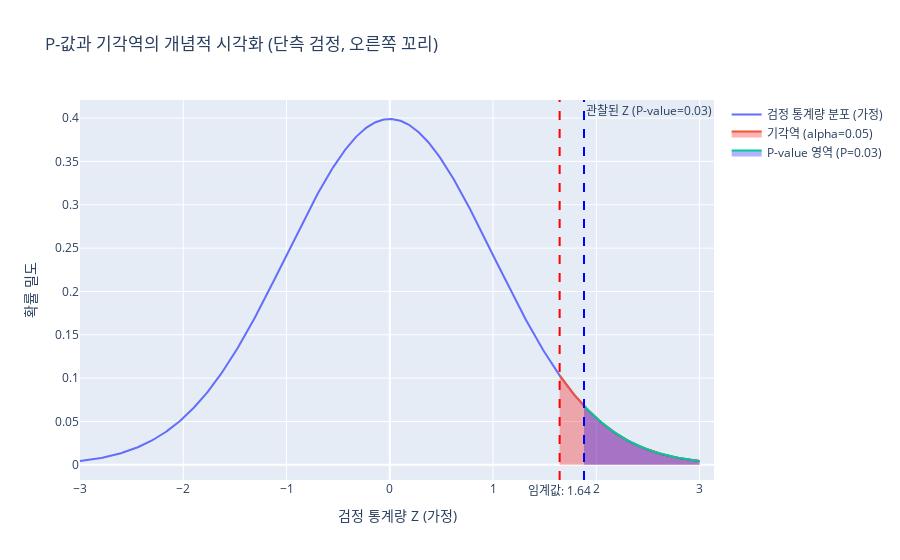

Notebook source saved alongside this figure:
### Code cell
# P-값과 유의수준을 시각적으로 표현하기 위한 간단한 예시 (정규분포 가정)
# 실제 검정 통계량의 분포를 그려야 하지만, 여기서는 개념 이해를 돕기 위함입니다.
import numpy as np
import plotly.graph_objects as go
from scipy.stats import norm

# 표준 정규 분포 생성
x_norm = np.linspace(-3, 3, 500)
y_norm = norm.pdf(x_norm, 0, 1)

# 유의수준에 해당하는 임계값 (양측검정의 경우 alpha/2, 단측검정은 alpha)
# 여기서는 단측 검정 (효과가 있다)을 가정하고 오른쪽 꼬리만 고려
critical_value = norm.ppf(1 - alpha) # P(Z > critical_value) = alpha

fig_dist = go.Figure()
fig_dist.add_trace(go.Scatter(x=x_norm, y=y_norm, mode='lines', name='검정 통계량 분포 (가정)'))

# 기각역 (Rejection Region) 표시
x_rejection = np.linspace(critical_value, 3, 100)
y_rejection = norm.pdf(x_rejection, 0, 1)
fig_dist.add_trace(go.Scatter(x=x_rejection, y=y_rejection, fill='tozeroy', mode='lines',
                              name=f'기각역 (alpha={alpha})', fillcolor='rgba(255,0,0,0.3)'))

# P-값에 해당하는 영역 표시 (실제로는 검정통계량 값으로 표시)
# 여기서는 P-값이 0.03이므로, Z값이 norm.ppf(1-0.03)일 때의 영역을 가정하여 표시
p_value_z = norm.ppf(1 - p_value_education)
x_p_value_fill = np.linspace(p_value_z, 3, 100)
y_p_value_fill = norm.pdf(x_p_value_fill, 0, 1)
fig_dist.add_trace(go.Scatter(x=x_p_value_fill, y=y_p_value_fill, fill='tozeroy', mode='lines',
                              name=f'P-value 영역 (P={p_value_education})', fillcolor='rgba(0,0,255,0.3)'))


fig_dist.update_layout(title_text='P-값과 기각역의 개념적 시각화 (단측 검정, 오른쪽 꼬리)',
                       xaxis_title='검정 통계량 Z (가정)', yaxis_title='확률 밀도')
fig_dist.add_vline(
    x=critical_value,
    line_dash="dash",
    line_color="red",
    annotation_text=f"임계값: {critical_value:.2f}",
    annotation_position="bottom"
)
if p_value_z > critical_value: # P-value가 기각역에 해당하면
    fig_dist.add_vline(x=p_value_z, line_dash="dash", line_color="blue" , annotation_text=f"관찰된 Z (P-value={p_value_education})")


fig_dist.show()

### Figure 1 — Plotly figure (JSON) as saved in the notebook; plotly's stock layout.template omitted (floating-point values rounded to 4 significant figures; data arrays with more than 128 entries replaced by an {"elided": "..."} marker saying what was removed)
{"data": [{"mode": "lines", "name": "검정 통계량 분포 (가정)", "type": "scatter", "x": {"elided": "500 float values"}, "y": {"elided": "500 float values"}}, {"fill": "tozeroy", "fillcolor": "rgba(255,0,0,0.3)", "mode": "lines", "name": "기각역 (alpha=0.05)", "type": "scatter", "x": [1.645, 1.659, 1.672, 1.686, 1.7, 1.713, 1.727, 1.741, 1.754, 1.768, 1.782, 1.795, 1.809, 1.823, 1.836, 1.85, 1.864, 1.878, 1.891, 1.905, 1.919, 1.932, 1.946, 1.96, 1.973, 1.987, 2.001, 2.014, 2.028, 2.042, 2.056, 2.069, 2.083, 2.097, 2.11, 2.124, 2.138, 2.151, 2.165, 2.179, 2.192, 2.206, 2.22, 2.233, 2.247, 2.261, 2.275, 2.288, 2.302, 2.316, 2.329, 2.343, 2.357, 2.37, 2.384, 2.398, 2.411, 2.425, 2.439, 2.452, 2.466, 2.48, 2.494, 2.507, 2.521, 2.535, 2.548, 2.562, 2.576, 2.589, 2.603, 2.617, 2.63, 2.644, 2.658, 2.671, 2.685, 2.699, 2.713, 2.726, 2.74, 2.754, 2.767, 2.781, 2.795, 2.808, 2.822, 2.836, 2.849, 2.863, 2.877, 2.89, 2.904, 2.918, 2.932, 2.945, 2.959, 2.973, 2.986, 3.0], "y": [0.1031, 0.1008, 0.09856, 0.09632, 0.09411, 0.09194, 0.0898, 0.08769, 0.08562, 0.08358, 0.08158, 0.0796, 0.07766, 0.07576, 0.07388, 0.07204, 0.07023, 0.06846, 0.06671, 0.065, 0.06332, 0.06168, 0.06006, 0.05848, 0.05692, 0.0554, 0.05391, 0.05245, 0.05102, 0.04962, 0.04824, 0.0469, 0.04559, 0.0443, 0.04304, 0.04181, 0.04061, 0.03944, 0.03829, 0.03717, 0.03607, 0.035, 0.03396, 0.03294, 0.03194, 0.03097, 0.03003, 0.0291, 0.0282, 0.02733, 0.02647, 0.02564, 0.02483, 0.02404, 0.02327, 0.02252, 0.02179, 0.02108, 0.02039, 0.01972, 0.01907, 0.01843, 0.01781, 0.01721, 0.01663, 0.01607, 0.01552, 0.01498, 0.01447, 0.01396, 0.01348, 0.013, 0.01254, 0.0121, 0.01167, 0.01125, 0.01085, 0.01045, 0.01007, 0.009705, 0.009349, 0.009004, 0.00867, 0.008347, 0.008034, 0.007732, 0.00744, 0.007157, 0.006884, 0.00662, 0.006365, 0.006119, 0.005881, 0.005651, 0.005429, 0.005215, 0.005009, 0.004809, 0.004617, 0.004432]}, {"fill": "tozeroy", "fillcolor": "rgba(0,0,255,0.3)", "mode": "lines", "name": "P-value 영역 (P=0.03)", "type": "scatter", "x": [1.881, 1.892, 1.903, 1.915, 1.926, 1.937, 1.949, 1.96, 1.971, 1.983, 1.994, 2.005, 2.016, 2.028, 2.039, 2.05, 2.062, 2.073, 2.084, 2.096, 2.107, 2.118, 2.13, 2.141, 2.152, 2.163, 2.175, 2.186, 2.197, 2.209, 2.22, 2.231, 2.243, 2.254, 2.265, 2.276, 2.288, 2.299, 2.31, 2.322, 2.333, 2.344, 2.356, 2.367, 2.378, 2.39, 2.401, 2.412, 2.423, 2.435, 2.446, 2.457, 2.469, 2.48, 2.491, 2.503, 2.514, 2.525, 2.536, 2.548, 2.559, 2.57, 2.582, 2.593, 2.604, 2.616, 2.627, 2.638, 2.65, 2.661, 2.672, 2.683, 2.695, 2.706, 2.717, 2.729, 2.74, 2.751, 2.763, 2.774, 2.785, 2.797, 2.808, 2.819, 2.83, 2.842, 2.853, 2.864, 2.876, 2.887, 2.898, 2.91, 2.921, 2.932, 2.943, 2.955, 2.966, 2.977, 2.989, 3.0], "y": [0.06804, 0.06661, 0.06519, 0.0638, 0.06243, 0.06108, 0.05975, 0.05845, 0.05716, 0.0559, 0.05466, 0.05344, 0.05224, 0.05106, 0.0499, 0.04875, 0.04763, 0.04653, 0.04545, 0.04439, 0.04335, 0.04233, 0.04132, 0.04034, 0.03937, 0.03842, 0.03749, 0.03658, 0.03568, 0.03481, 0.03394, 0.0331, 0.03227, 0.03146, 0.03067, 0.02989, 0.02913, 0.02839, 0.02766, 0.02694, 0.02624, 0.02556, 0.02489, 0.02423, 0.02359, 0.02296, 0.02235, 0.02175, 0.02116, 0.02059, 0.02003, 0.01948, 0.01895, 0.01842, 0.01791, 0.01742, 0.01693, 0.01645, 0.01599, 0.01554, 0.01509, 0.01466, 0.01424, 0.01383, 0.01343, 0.01304, 0.01266, 0.01229, 0.01193, 0.01157, 0.01123, 0.0109, 0.01057, 0.01025, 0.009942, 0.009641, 0.009347, 0.009061, 0.008783, 0.008513, 0.008249, 0.007993, 0.007744, 0.007502, 0.007266, 0.007036, 0.006814, 0.006597, 0.006386, 0.006182, 0.005983, 0.00579, 0.005602, 0.00542, 0.005242, 0.005071, 0.004904, 0.004742, 0.004584, 0.004432]}], "layout": {"annotations": [{"showarrow": false, "text": "임계값: 1.64", "x": 1.645, "xanchor": "center", "xref": "x", "y": 0, "yanchor": "top", "yref": "y domain"}, {"showarrow": false, "text": "관찰된 Z (P-value=0.03)", "x": 1.881, "xanchor": "left", "xref": "x", "y": 1, "yanchor": "top", "yref": "y domain"}], "shapes": [{"line": {"color": "red", "dash": "dash"}, "type": "line", "x0": 1.645, "x1": 1.645, "xref": "x", "y0": 0, "y1": 1, "yref": "y domain"}, {"line": {"color": "blue", "dash": "dash"}, "type": "line", "x0": 1.881, "x1": 1.881, "xref": "x", "y0": 0, "y1": 1, "yref": "y domain"}], "title": {"text": "P-값과 기각역의 개념적 시각화 (단측 검정, 오른쪽 꼬리)"}, "xaxis": {"title": {"text": "검정 통계량 Z (가정)"}}, "yaxis": {"title": {"text": "확률 밀도"}}}}
